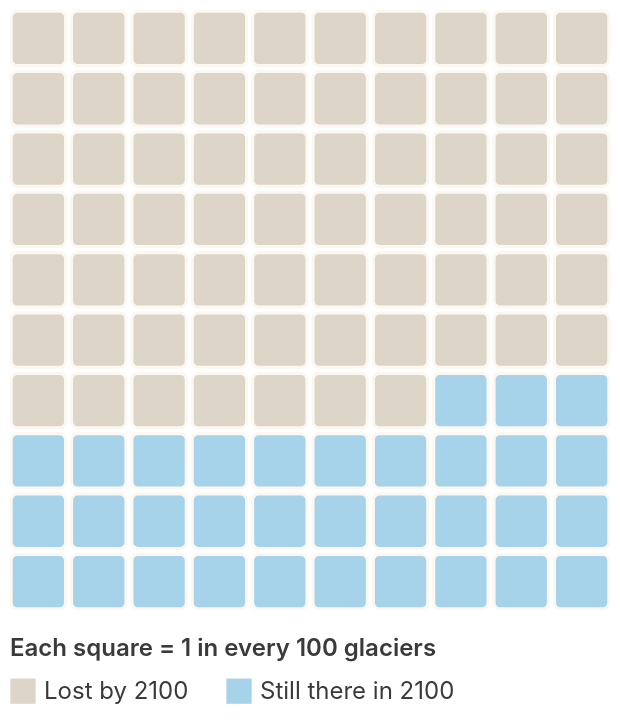

The specification (Vega-Lite) saved for this image:
### Vega-Lite specification from a JSON file in a GitHub repository (floating-point values rounded to 4 significant figures)
{"$schema": "https://vega.github.io/schema/vega-lite/v5.json", "width": 300, "height": 300, "padding": {"left": 4, "right": 4, "top": 4, "bottom": 10}, "background": "transparent", "data": {"sequence": {"start": 0, "stop": 100, "as": "i"}}, "transform": [{"calculate": "datum.i % 10", "as": "col"}, {"calculate": "floor(datum.i / 10)", "as": "row"}, {"calculate": "datum.i < 67 ? 'Lost by 2100' : 'Still there in 2100'", "as": "Category"}, {"calculate": "datum.i < 67 ? 'Projected to disappear by 2100' : 'Projected to survive to 2100'", "as": "Outcome"}], "mark": {"type": "rect", "cornerRadius": 3, "stroke": "#fbf8f2", "strokeWidth": 1.5}, "encoding": {"x": {"field": "col", "type": "ordinal", "axis": null}, "y": {"field": "row", "type": "ordinal", "axis": null, "sort": "ascending"}, "color": {"field": "Category", "type": "nominal", "scale": {"domain": ["Lost by 2100", "Still there in 2100"], "range": ["#ddd6c8", "#a7d3ea"]}, "legend": {"title": "Each square = 1 in every 100 glaciers", "titleFontSize": 12, "titleFontWeight": 600, "titleColor": "#3a3a3a", "titlePadding": 8, "titleLimit": 300, "labelFontSize": 12, "labelColor": "#3a3a3a", "labelLimit": 260, "orient": "bottom", "direction": "horizontal", "symbolType": "square", "symbolSize": 160, "symbolStrokeWidth": 0, "columnPadding": 18, "offset": 14}}, "tooltip": [{"field": "Outcome", "type": "nominal", "title": "This glacier"}]}, "config": {"font": "Inter, sans-serif", "background": "transparent", "view": {"stroke": "transparent"}, "scale": {"bandPaddingInner": 0.1, "bandPaddingOuter": 0.02}}}
